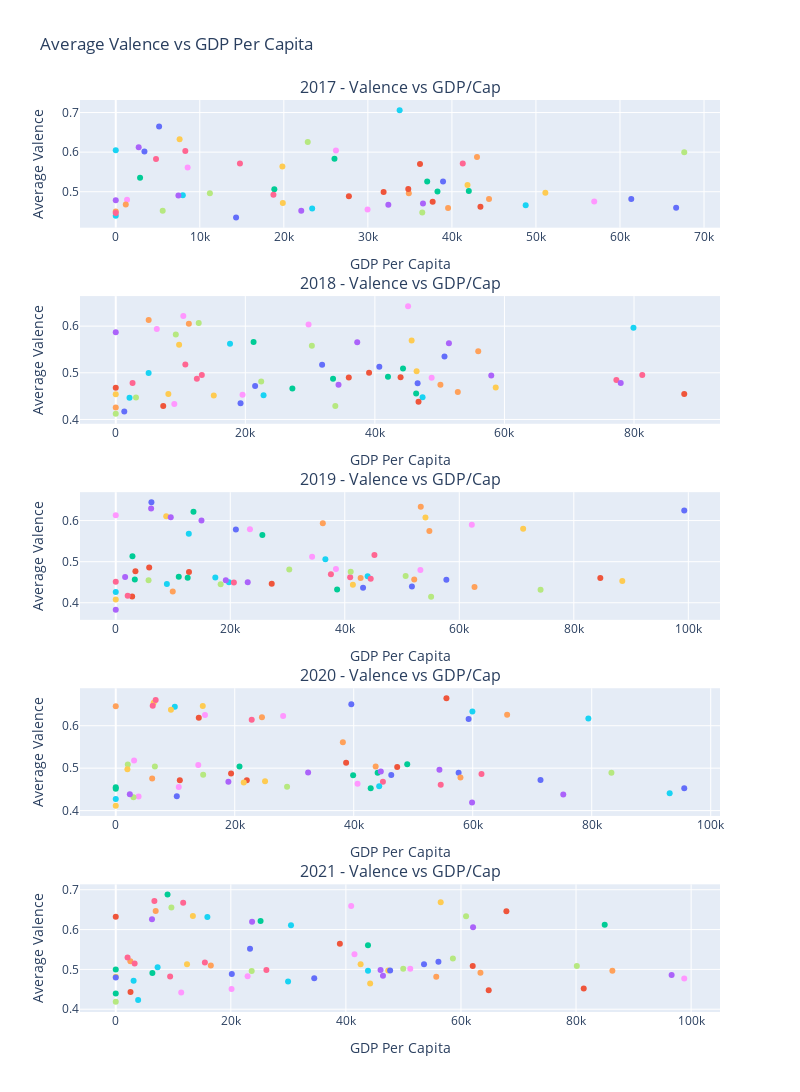

The notebook cell saved with this chart:
### Code cell
import pandas as pd
import plotly.express as px
import pandas as pd
from plotly.subplots import make_subplots
import plotly.graph_objects as go
import plotly.io as pio
import pycountry


'''
'2017 - Valance vs Crime','2017 - Valance vs GDP/Cap'
'2018 - Valance vs Crime','2018 - Valance vs GDP/Cap'
'2019 - Valance vs Crime','2019 - Valance vs GDP/Cap' 
'2020 - Valance vs Crime','2020 - Valance vs GDP/Cap'
'2020 - Valance vs Crime','2021 - Valance vs GDP/Cap'
'''

fig = make_subplots(rows=5, 
                    cols=1,  
                    horizontal_spacing = 0.10, 
                    vertical_spacing = 0.075, 
                    subplot_titles=('2017 - Valence vs GDP/Cap',
                                    '2018 - Valence vs GDP/Cap',
                                    '2019 - Valence vs GDP/Cap',
                                    '2020 - Valence vs GDP/Cap',
                                    '2021 - Valence vs GDP/Cap'))
data = pd.read_pickle('store.pkl')
for i in range(2017,2022):
    df = data.query("year==%s"%(i))
    for country,cat in df.groupby('country'):
        c = pycountry.countries.get(alpha_3=country)
        c = c.name
        fig.add_trace(
            go.Scatter(x=cat['gdp per cap'],y=cat['avg valence'],showlegend=False,customdata = [c],
                        hovertemplate = "Country = %{customdata}<br>Average Valence = %{y}<br>GDP Per Capita = %{x}<extra></extra>"),
            row=i-2016, col=1)
        
fig.update_layout(title_text="Average Valence vs GDP Per Capita", width=800, height=1200)
fig['layout']['xaxis']['title']='GDP Per Capita'
fig['layout']['xaxis2']['title']='GDP Per Capita'
fig['layout']['xaxis3']['title']='GDP Per Capita'
fig['layout']['xaxis4']['title']='GDP Per Capita'
fig['layout']['xaxis5']['title']='GDP Per Capita'
fig['layout']['yaxis']['title']='Average Valence'
fig['layout']['yaxis2']['title']='Average Valence'
fig['layout']['yaxis3']['title']='Average Valence'
fig['layout']['yaxis4']['title']='Average Valence'
fig['layout']['yaxis5']['title']='Average Valence'
fig.show()

fh = open("gdp.html",'w')
fh.close()
pio.write_html(fig, file = 'gdp.html', auto_open = True, full_html = True)
